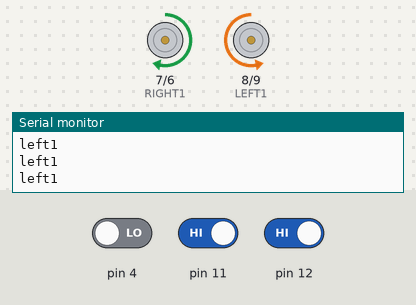
Recording of a sketch running on a simulated Arduino Uno, built with avr-gcc and run on an emulated ATmega328P. On the bench: motor-driver pin pairs drawn as motors (green arrow = first pin HIGH = forward, orange = second pin HIGH = backward, longer = more drive, scaled by the enable pin), the last lines printed to the serial monitor. The test bench sets the inputs (shaded band); at power-on: pin 12 HIGH, pin 11 HIGH, pin 4 LOW.

Above: at 1.2 s.
1.3 s: pin 12 driven LOW
At 1.9 s:
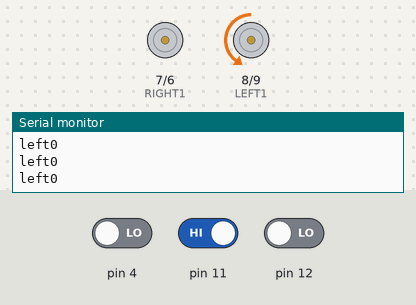
2.8 s: pin 11 driven LOW
At 3.1 s:
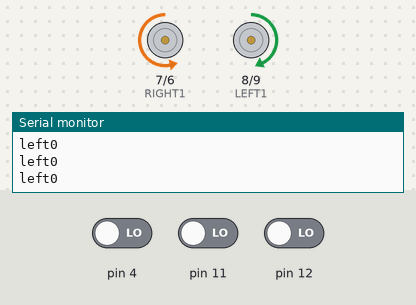
4.3 s: pin 11 driven HIGH
At 5.4 s:
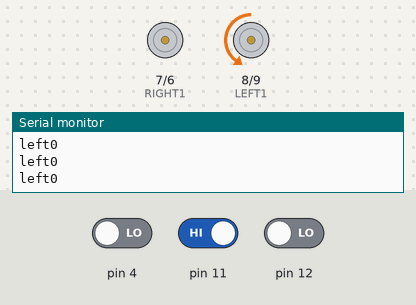
5.8 s: pin 4 driven HIGH
At 6.5 s:
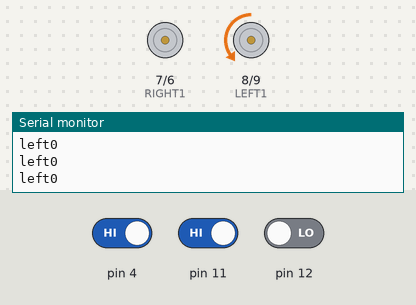
7.3 s: pin 12 driven HIGH
At 7.7 s:
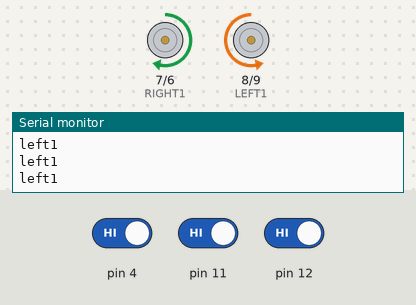
8.8 s: pin 11 driven LOW
At 10.3 s:
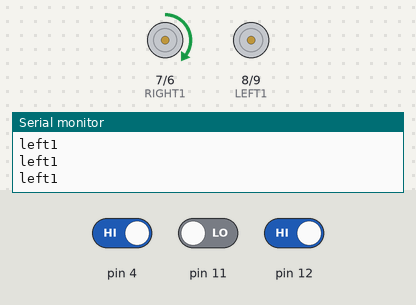
Timing chart, 0 to 11.3 s (numbered marks = the images above; inputs shaded):
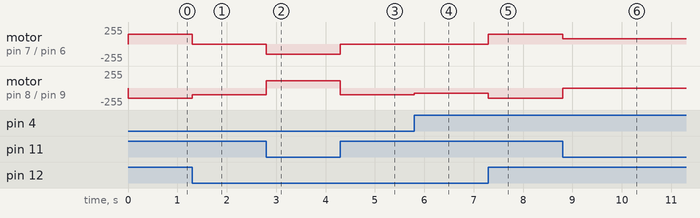

Measured:
- after the input at 1.3 s, motor on pin 7 (RIGHT1) / pin 6 (RIGHT2): forward 150/255 → stopped at once; motor on pin 8 (LEFT1) / pin 9 (LEFT2): backward 150/255 → backward 100/255 at once
- after the input at 2.8 s, motor on pin 7 (RIGHT1) / pin 6 (RIGHT2): stopped → backward 150/255 at once; motor on pin 8 (LEFT1) / pin 9 (LEFT2): backward 100/255 → forward 110/255 at once
- after the input at 4.3 s, motor on pin 7 (RIGHT1) / pin 6 (RIGHT2): backward 150/255 → stopped at once; motor on pin 8 (LEFT1) / pin 9 (LEFT2): forward 110/255 → backward 100/255 at once
- after the input at 5.8 s, motor on pin 8 (LEFT1) / pin 9 (LEFT2): backward 100/255 → backward 80/255 at once
- after the input at 7.3 s, motor on pin 7 (RIGHT1) / pin 6 (RIGHT2): stopped → forward 150/255 at once; motor on pin 8 (LEFT1) / pin 9 (LEFT2): backward 80/255 → backward 150/255 at once
- after the input at 8.8 s, motor on pin 7 (RIGHT1) / pin 6 (RIGHT2): forward 150/255 → forward 80/255 at once; motor on pin 8 (LEFT1) / pin 9 (LEFT2): backward 150/255 → stopped at once

The sketch:

dot_line.ino
```cpp
const byte LEFT1 = 8; //IN1
const byte LEFT2 = 9; //IN2
const byte LEFT_PWM = 10;
//右馬達控制設定
const byte RIGHT1 = 7; //IN3
const byte RIGHT2 = 6; //IN4
const byte RIGHT_PWM = 5;
//設定PWM輸出值(代表的是車子的速度)
byte rightspeed = 150;
byte leftspeed = 150;
byte motorspeed = 80;
bool front = false;

void backward(){
  digitalWrite(LEFT1, HIGH);
  digitalWrite(LEFT2, LOW);
  analogWrite(LEFT_PWM, leftspeed-40);
  //右輪·因在小車上馬達安装方向左右兩個是相
  digitalWrite(RIGHT1, LOW);
  digitalWrite (RIGHT2, HIGH);
  analogWrite(RIGHT_PWM, rightspeed-40);
}

void forward(){ //
  digitalWrite(LEFT1, LOW);
  digitalWrite (LEFT2, HIGH);
  analogWrite(LEFT_PWM, leftspeed);
  digitalWrite(RIGHT1, HIGH);
  digitalWrite(RIGHT2, LOW);
  analogWrite(RIGHT_PWM, rightspeed);
}

void turnleft(){//左轉
  //左輪不動,右輪動(速度為0)
  analogWrite(LEFT_PWM, 0);
  analogWrite(RIGHT_PWM, motorspeed);
  digitalWrite(RIGHT1, HIGH);
  digitalWrite (RIGHT2, LOW);

}
void bigturnleft(){//大左轉
  //左輪不動,右輪動(速度為0)
  analogWrite(LEFT_PWM, 0);
  analogWrite(RIGHT_PWM, motorspeed+20);
  digitalWrite(RIGHT1, HIGH);
  digitalWrite (RIGHT2, LOW);
}

void turnright(){//右轉
  //右輪不動,左輪動(速度為0)
  analogWrite(LEFT_PWM, motorspeed);
  analogWrite(RIGHT_PWM, 0);
  digitalWrite(LEFT1, LOW);
  digitalWrite(LEFT2, HIGH);
}

void bigturnright(){//大右轉
  //右輪不動,左輪動(速度為0)
  analogWrite(LEFT_PWM, motorspeed+20);
  analogWrite(RIGHT_PWM, 0);
  digitalWrite(LEFT1, LOW);
  digitalWrite(LEFT2, HIGH);
}
void stopMotor() {
  analogWrite(LEFT_PWM, 0);
  analogWrite(RIGHT_PWM, 0);
}

void setup(){
  //設定每一個PIN的模式
  pinMode(LEFT1, OUTPUT);
  pinMode(LEFT2, OUTPUT);
  pinMode(LEFT_PWM, OUTPUT);
  pinMode(RIGHT1, OUTPUT);
  pinMode(RIGHT2, OUTPUT);
  pinMode(RIGHT_PWM, OUTPUT);
  Serial.begin(9600);


  pinMode(4,INPUT); //中間红外線威測器
  pinMode(11,INPUT);//右側红外線威測器
  pinMode(12,INPUT);//左側红外線威測器
}
void loop() {

  //Serial.print("right"); Serial.println(digitalRead(11));
  Serial.print("left"); Serial.println(digitalRead(12));
  //Serial.print("middle"); Serial.println(digitalRead(4));

  //0-> 非黑線 1-> 黑線
  // 空->

  //正直走 010 111 101
  if((digitalRead(12)==0 && digitalRead(4)==1 && digitalRead(11)==0) || (digitalRead(12)==1 && digitalRead(4)==1 && digitalRead(11)==1) || (digitalRead(12)==1 && digitalRead(4)==0 && digitalRead(11)==1)){
    forward();
    front = true;
  }
  //小右轉 011
  if(digitalRead(12)==0 && digitalRead(4)==1 && digitalRead(11)==1){
    turnright();
    front = false;
  }
  //大左轉 100
  if(digitalRead(12)==1 && digitalRead(4)==0 && digitalRead(11)==0 ){
    bigturnleft();
    front = false;
  }
  //小左轉 110
  if(digitalRead(12)==1 && digitalRead(4)==1 && digitalRead(11)==0){
    turnleft();
    front = false;
  }
  //大右轉 001
  if(digitalRead(12)==0 && digitalRead(4)==0 && digitalRead(11)==1){
    bigturnright();
    front = false;
  }
  //停下 000
  if(digitalRead(12)==0 && digitalRead(4)==0 && digitalRead(11)==0){
    if(front){
      delay(80);
      while(digitalRead(12)==0 && digitalRead(4)==0 && digitalRead(11)==0){
        backward();
      }
      front = false;
    }
    else
      backward();
  }
}
```
